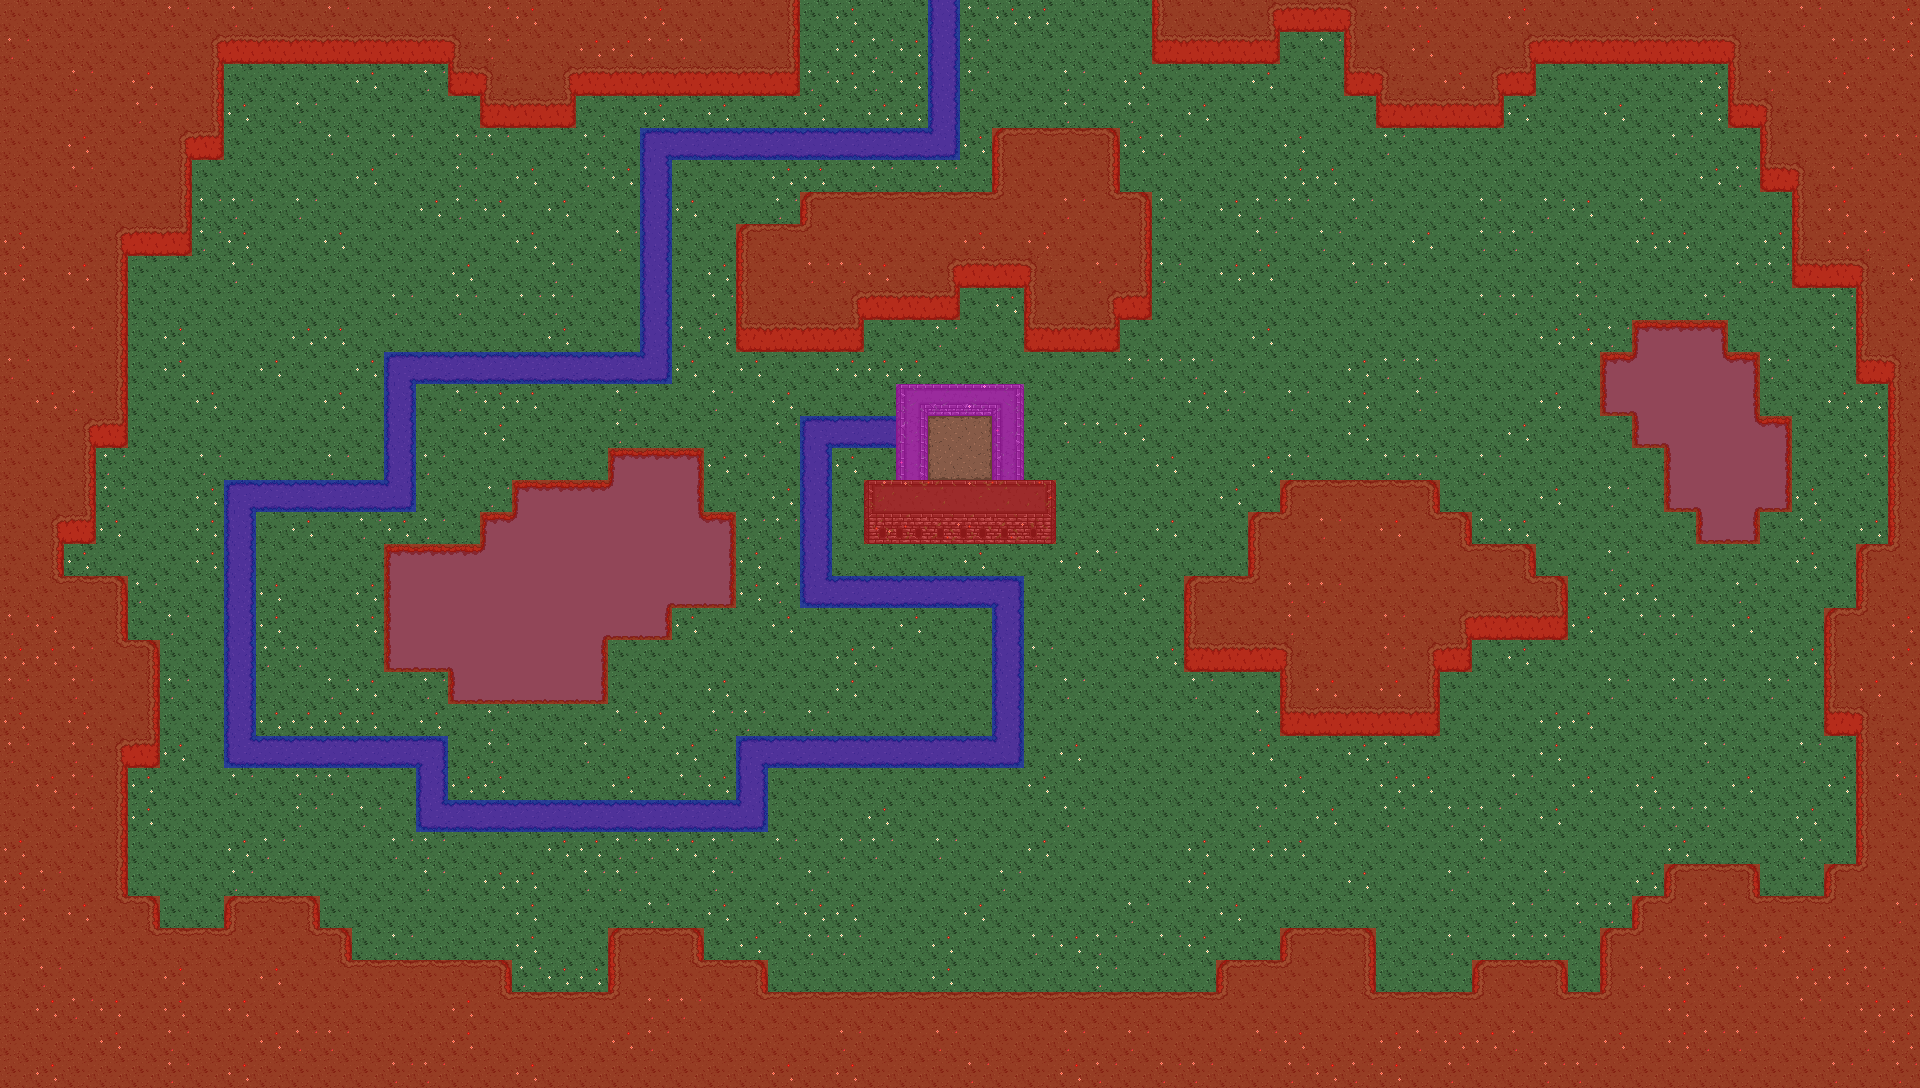

Tiled map render using the project's own tile images. Description and the map definition, with tile-layer contents summarised, below:
An orthogonal 60x34 tile map with 32x32 px tiles, 2 tile layers (Karte, Hindernisse).

<map version="1.9" tiledversion="1.9.2" orientation="orthogonal" renderorder="right-down" width="60" height="34" tilewidth="32" tileheight="32" infinite="0" nextlayerid="7" nextobjectid="1">
 <tileset firstgid="1" name="TileSet" tilewidth="32" tileheight="32" tilecount="64" columns="8">
  <image source="../Grafiken/Tiles/TileSet.png" width="256" height="256" />
  <tile id="36" probability="0.3" />
  <tile id="37" probability="0.3" />
 </tileset>
 <layer id="2" name="Karte" width="60" height="34">
  <data>[2040 cells, 2040 non-empty, 53 distinct tile ids]</data>
 </layer>
 <layer id="3" name="Hindernisse" width="60" height="34">
  <data>[2040 cells, 903 non-empty, 3 distinct tile ids]</data>
 </layer>
</map>